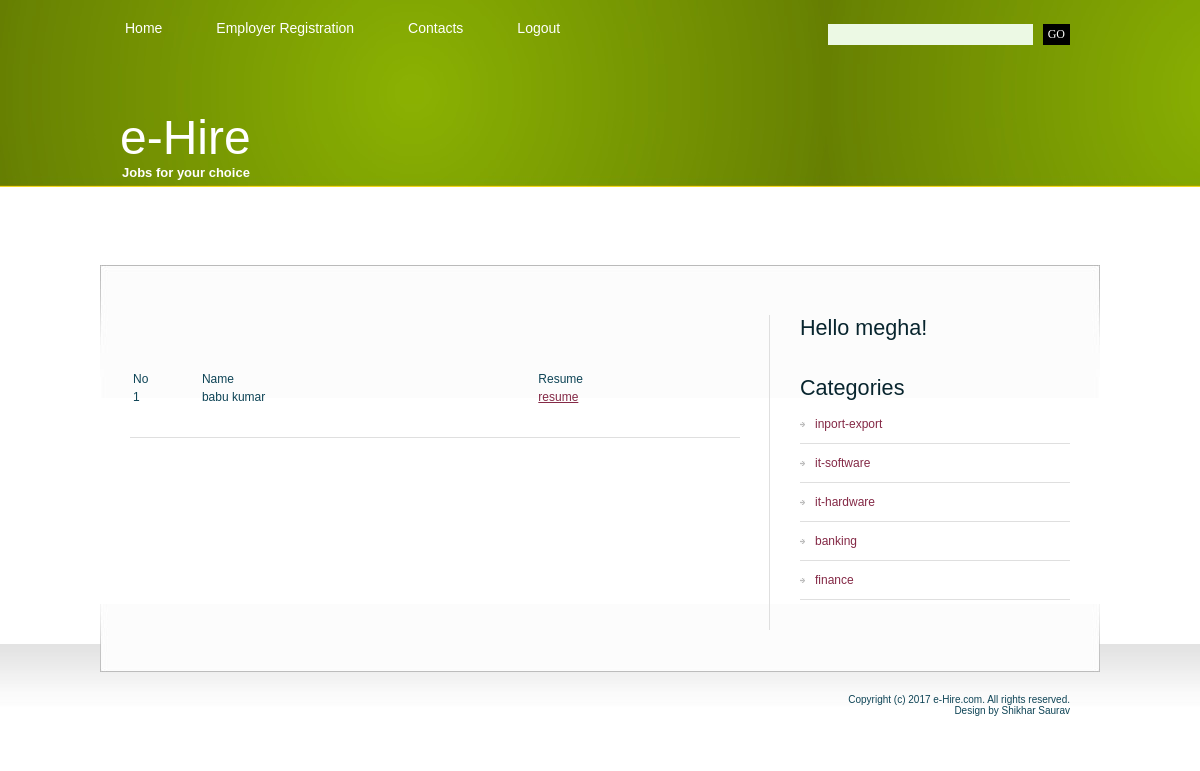
Page /show.php?id=15 (signed in) on the committed database.
### tables this page shows
CREATE TABLE IF NOT EXISTS `employees` (
  `ee_id` int(4) NOT NULL AUTO_INCREMENT,
  `ee_fnm` varchar(30) NOT NULL,
  `ee_pwd` varchar(10) NOT NULL,
  `ee_gender` varchar(1) NOT NULL,
  `ee_email` varchar(30) NOT NULL,
  `ee_add` varchar(300) NOT NULL,
  `ee_phno` varchar(10) NOT NULL,
  `ee_mobileno` varchar(10) NOT NULL,
  `ee_current_location` varchar(20) NOT NULL,
  `ee_annualsalary` int(10) NOT NULL,
  `ee_current_industry` varchar(20) NOT NULL,
  `ee_qualification` varchar(10) NOT NULL,
  `ee_profile` varchar(300) NOT NULL,
  `ee_resume` longtext NOT NULL,
  PRIMARY KEY (`ee_id`)
);

CREATE TABLE IF NOT EXISTS `categories` (
  `cat_id` int(4) NOT NULL AUTO_INCREMENT,
  `cat_nm` varchar(30) NOT NULL,
  PRIMARY KEY (`cat_id`)
);

### show.php (the view, shortened to what this page needs)
<?php session_start();
		$link=mysql_connect("localhost","root","")or die("can not connect");
		$q="select * from employees where ee_id in(select a_uid from applicants where a_jid=".$_GET['id']." )";
		$res=mysql_query($q,$link) or die ("wrong query");
?>
<!DOCTYPE html PUBLIC "-//W3C//DTD XHTML 1.0 Strict//EN" "http://www.w3.org/TR/xhtml1/DTD/xhtml1-strict.dtd">
<html xmlns="http://www.w3.org/1999/xhtml">
<head>
<?php
include("includes/head.inc.php");
?>
</head>
<body>
<div id="header-wrapper">
	<div id="header">
	<div id="menu">
		<?php
		include("includes/menu.inc.php");
		?>
		</div>
		<div id="search">
		<?php
		include("includes/search.inc.php");
		?>
		</div>
	</div>
</div>
<div id="logo">
	<?php
	include("includes/logo.inc.php");
	?>
	</div>
<div id="wrapper">
	<div id="page">
		<div id="page-bgtop">
			<div id="content">
				<div class="post">
					<h2 class="title"><?php echo $_GET['nm']; ?></h2>
					<p class="meta"></p>
					<div class="entry">
					<table border="0" width="100%">
				<tr>
						<td width="10%">No
						<td width="50%">Name
						<td width="30%">Resume
					</tr>
				<?php
				$count=1;
					while($row=mysql_fetch_array($res))
					{
						echo '<tr> <td width="10%">'.$count.'
								<td width="50%">'.$row['ee_fnm'].'
								<td width="30%"><a href="'.$row['ee_resume'].'">resume</a>
								';
							$count++;
					}
				?>
					</table>
					</div>
				</div>
			</div>
			<div id="sidebar">
			<?php
		include("includes/sidebar.inc.php");
		?>
			</div>
			<div style="clear: both;">&nbsp;</div>
		</div>
	</div>
</div>
<div id="footer-bgcontent">
	<div id="footer">
		<?php
		include("includes/footer.inc.php");
		?>
	</div>
</div>
</body>
</html>

### includes/sidebar.inc.php (shortened to what this page needs)
<ul>
					<li>
					<?php
				if(isset($_SESSION['status']))
				{
					echo '<h2 class="title">Hello '.$_SESSION['unm'].'!</h2>';
				}
				?>
					</li>
					<li>
						<h2>Categories </h2>
						<ul>
					<?php
						$link=mysql_connect("localhost","root","")or die("can not connect");
						$q="select * from categories";
						$res=mysql_query($q,$link) or die("cant connect");
						while($row=mysql_fetch_assoc($res))
						{
							echo '<li><a href="jobs_by_category.php?cat='.$row['cat_nm'].'">'.$row['cat_nm'].'</a></li>';
						}
					?>
						</ul>
					</li>
				</ul>

### style.css (style rules this page uses)
body { margin: 0px; padding: 0; background: url(images/img01.jpg) repeat-x left top; font-family: Arial, Helvetica, sans-serif; font-size: 12px; color: #0E4456; }
h1, h2, h3 { margin: 0; font-weight: normal; color: #08252E; }
h2 { font-size: 18px; }
p, ul, ol { margin-top: 0; line-height: 220%; text-align: justify; }
a { color: #842946; }
#wrapper { margin: 0px; padding: 30px 0px 0px 0px; }
#header-wrapper { margin: 0px; padding: 0px; }
#header { width: 1000px; height: 60px; margin: 0 auto; }
#menu { float: left; width: 690px; height: 60px; }
#search { float: right; width: 310px; height: 60px; }
#page { width: 1000px; margin: 0 auto; padding: 0px; background: url(images/img04.jpg) no-repeat left bottom; }
#page-bgtop { padding: 50px 30px 0px 30px; background: url(images/img05.jpg) no-repeat left top; }
#logo { width: 1000px; height: 175px; margin: 0 auto; }
#content { float: left; width: 610px; }
.post { margin-bottom: 45px; border-bottom: 1px solid #DFDFDF; }
.post .title { height: 30px; color: #08252E; }
.post .meta { margin-left: 2px; padding: 2px 30px 2px 16px; font-family: Arial, Helvetica, sans-serif; font-weight: normal; font-size: 10px; color: #66665E; }
.post .entry { padding: 10px 0 30px 0; }
#sidebar { float: right; width: 300px; font-family: Arial, Helvetica, sans-serif; font-size: 12px; border-left: 1px solid #DFDFDF; }
#sidebar ul { margin: 0px 0px 0px 30px; padding: 0; list-style: none; line-height: normal; }
#sidebar li { margin-bottom: 30px; }
#sidebar li ul { margin: 0px; padding: 0px; }
#sidebar li li { margin: 0; padding: 12px 0px 12px 15px; border-bottom: 1px solid #DFDFDF; background: url(images/img09.jpg) no-repeat left 17px; }
#sidebar li li a { font-weight: normal; }
#sidebar h2 { height: 30px; font-size: 1.8em; font-weight: normal; }
#sidebar a { text-align: left; text-decoration: none; font-weight: bold; }
#footer-bgcontent { margin: 0px; padding: 0px; height: 70px; background: url(images/img02.jpg) repeat-x left top; }
#footer { width: 1000px; height: 49px; margin: 0 auto; padding-top: 50px; background: url(images/img03.jpg) no-repeat left top; }

### rows in the picture
employees: ee_fnm "babu kumar"
categories: cat_nm "inport-export"
categories: cat_nm "it-software"
categories: cat_nm "it-hardware"
categories: cat_nm "banking"
categories: cat_nm "finance"

### other values in the picture
$_SESSION['unm'] "megha"
